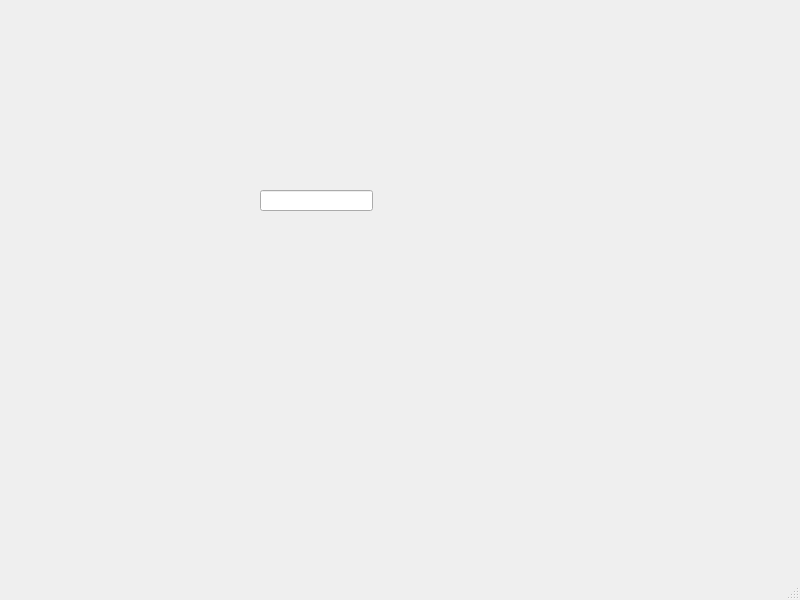
<?xml version="1.0" encoding="UTF-8"?>
<ui version="4.0">
 <class>MainWindow</class>
 <widget class="QMainWindow" name="MainWindow">
  <property name="geometry">
   <rect>
    <x>0</x>
    <y>0</y>
    <width>800</width>
    <height>600</height>
   </rect>
  </property>
  <property name="windowTitle">
   <string>MainWindow</string>
  </property>
  <widget class="QWidget" name="centralwidget">
   <widget class="QLineEdit" name="lineEdit">
    <property name="geometry">
     <rect>
      <x>260</x>
      <y>190</y>
      <width>113</width>
      <height>21</height>
     </rect>
    </property>
   </widget>
  </widget>
  <widget class="QMenuBar" name="menubar">
   <property name="geometry">
    <rect>
     <x>0</x>
     <y>0</y>
     <width>800</width>
     <height>22</height>
    </rect>
   </property>
  </widget>
  <widget class="QStatusBar" name="statusbar"/>
 </widget>
 <resources/>
 <connections/>
</ui>
